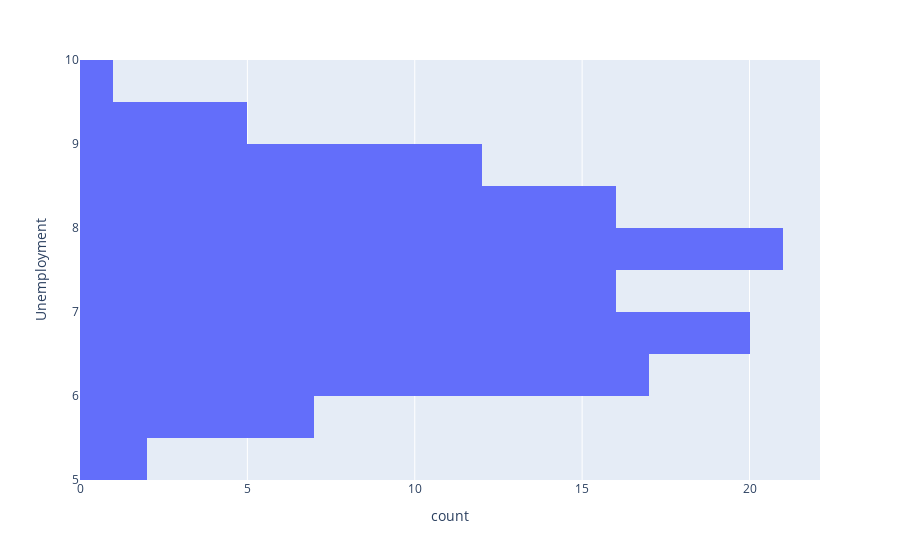

Write notebook code for a chart like this one.
### Code cell
px.histogram(filtered_wal_df, y='Unemployment')

### Figure 1 — Plotly figure (JSON) as saved in the notebook; plotly's stock layout.template omitted (floating-point values rounded to 4 significant figures)
{"data": [{"alignmentgroup": "True", "bingroup": "y", "hovertemplate": "count=%{x}<br>Unemployment=%{y}<extra></extra>", "legendgroup": "", "marker": {"color": "#636efa", "pattern": {"shape": ""}}, "name": "", "offsetgroup": "", "orientation": "h", "showlegend": false, "type": "histogram", "xaxis": "x", "y": [6.858, 7.47, 7.346, 7.092, 7.896, 7.658, 6.961, 6.833, 6.425, 9.331, 8.595, 7.348, 6.885, 7.092, 7.951, 9.202, 7.441, 8.963, 6.489, 8.243, 8.35, 8.15, 5.527, 6.833, 6.339, 6.635, 6.925, 8.256, 8.424, 7.771, 7.567, 8.975, 5.946, 6.3, 8.304, 6.061, 6.908, 8.622, 8.106, 7.057, 6.496, 8.099, 7.962, 6.162, 5.965, 8.163, 8.549, 7.17, 6.877, 6.315, 6.973, 8.424, 8.521, 7.545, 5.422, 5.143, 8.744, 9.342, 7.368, 9.331, 7.795, 7.787, 7.856, 7.943, 7.866, 7.527, 6.56, 5.943, 6.833, 7.806, 8.028, 6.235, 6.664, 6.961, 7.931, 6.442, 5.936, 8.625, 7.808, 6.299, 9.524, 7.951, 7.343, 7.057, 8.89, 7.127, 6.664, 8.099, 8.992, 6.299, 7.484, 8.15, 6.104, 7.564, 8.09, 6.384, 6.315, 6.529, 7.872, 7.682, 7.658, 7.197, 6.868, 6.877, 8.535, 6.104, 5.644, 5.644, 9.199, 6.855, 8.09, 6.768, 7.197, 7.343, 6.034, 8.899, 8.15], "yaxis": "y"}], "layout": {"barmode": "relative", "legend": {"tracegroupgap": 0}, "margin": {"t": 60}, "xaxis": {"anchor": "y", "domain": [0, 1], "title": {"text": "count"}}, "yaxis": {"anchor": "x", "domain": [0, 1], "title": {"text": "Unemployment"}}}}
